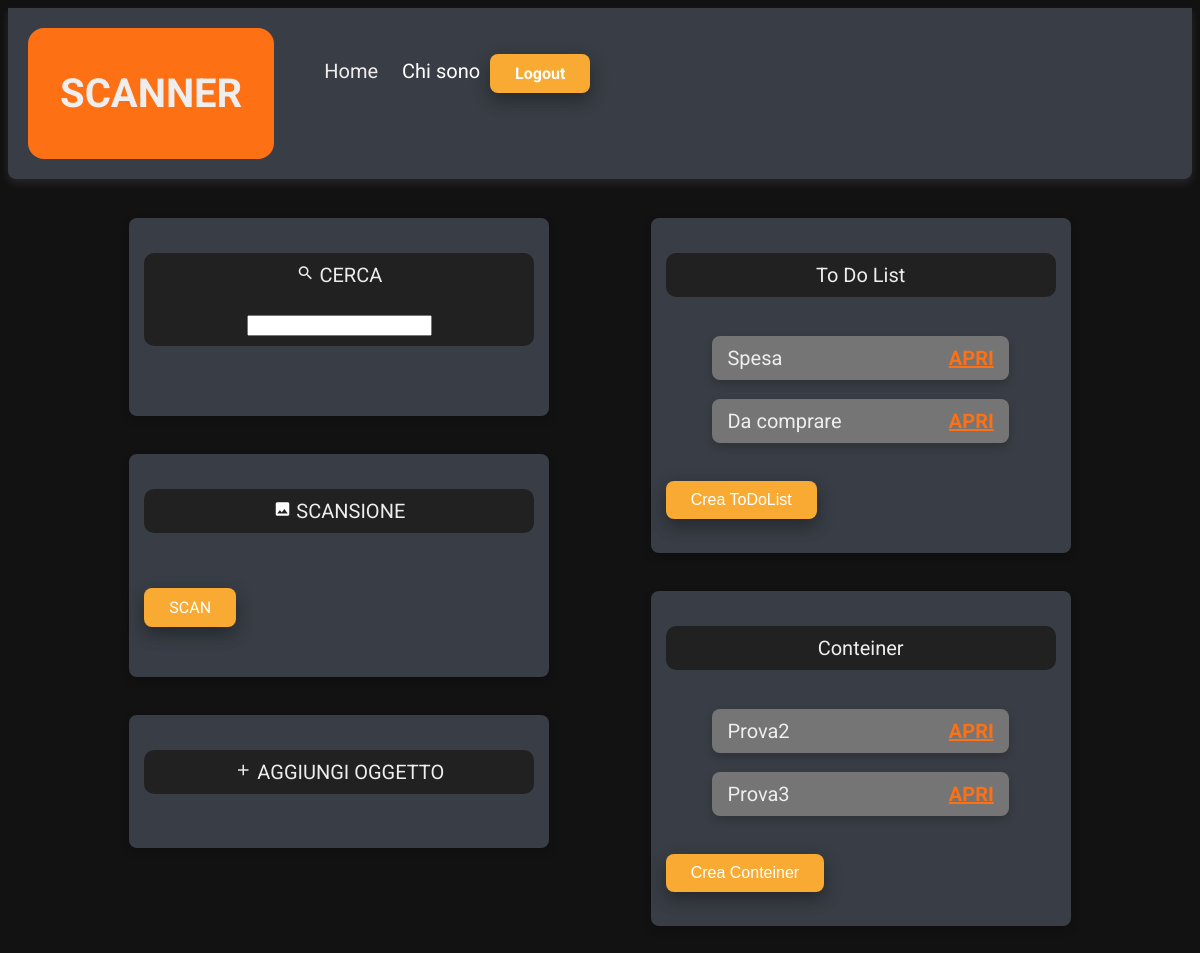
The app's page /HOME/home.php (signed in) with its own data.
### tables this page shows
CREATE TABLE `ListaToDo` (
  `id` int(20) NOT NULL,
  `nome` varchar(40) DEFAULT NULL,
  `data_creazione` date DEFAULT NULL,
  `descrizione` varchar(200) DEFAULT NULL,
  `id_UtenteRegistrato` int(11) NOT NULL
);

CREATE TABLE `ListaImmagazzinamento` (
  `id` int(20) NOT NULL,
  `nome` varchar(40) DEFAULT NULL,
  `descrizione` varchar(200) DEFAULT NULL,
  `id_UtenteRegistrato` int(11) NOT NULL
);

### HOME/home.php (the view, shortened to what this page needs)
<?php
require "../Setup/config.php";
$id=$_SESSION["id"];
if(isset($_SESSION["loggedin"]) && $_SESSION["loggedin"] === true){
  $home="home.php";
  $log= "Logout";
}
else {
$home="../index.php";
$log= "Login";
}
$query="SELECT *
  FROM ListaToDo, Registrato
  WHERE ListaToDo.id_UtenteRegistrato = Registrato.id_Utente
  AND id_Utente = '$id'  ";
if (!$result= mysqli_query($link, $query)) {
  return "error";
}
$temparray = array();
while ($row = mysqli_fetch_assoc($result)) {
   $temparray[] = $row;
}
$query="SELECT *
  FROM ListaImmagazzinamento, Registrato
  WHERE ListaImmagazzinamento.id_UtenteRegistrato = Registrato.id_Utente
  AND id_Utente = '$id'  ";
if (!$result= mysqli_query($link, $query)) {
  return "error";
}
$contarray = array();
while ($row = mysqli_fetch_assoc($result)) {
   $contarray[] = $row;
}
?>
<!DOCTYPE html>
<html lang="en">
  <head>
    <link
      rel="stylesheet"
      href="https://cdnjs.cloudflare.com/ajax/libs/meyer-reset/2.0/reset.min.css"
    />
    <link rel="stylesheet/less" type="text/css" href="../CSS/styles.less" />
    <link rel="stylesheet" href="../CSS/style.css?v=3.4.1" />
  </head>
  <body onload="setHandlersHOME()">
    <header class="headercard">
      <div class="logo intro-text">
        <a href="../index.php" id="logo"><h1>SCANNER</h1></a>
      </div>
      <div class="union">
        <ul class="menu">
          <li class="">
            <a href= <?php echo $home; ?>>
              <span style="" class="normal-text white-text">Home</span>
            </a>
          </li>
          <li><a href="../Contact.php"  class="normal-text white-text">Chi sono</a></li>
        </ul>
        <h3><a href="../Login/logout.php" class="buttonBase login"><?php echo $log; ?></a></h3>
      </div>
    </header>
    <main id="main">
    <div id="base">
      <br>
      <div class="card">
        <p class="titolocard normal-text">
        <span class="material-icons md-18">search</span>
        CERCA
          <br>
          <br>
          <input type="text" required="" name="cerca" id="boxCerca" class="boxCerca" oninput="search(this.value,'misto')"></input>
        </p>
        <br>
      </div>
  	  <br>
      <br>
      <div class="card">
            <p class="normal-text titolocard">
                <span class="material-icons md-18" onclick="displayMODIFICA('risultato')" style="margin-top:px; color:white;">image </span>
                <span class="normal-text" onclick="displayMODIFICA('risultato')" style=" font-family: 'Roboto', 'sans-serif';">SCANSIONE </span>
            </p>
            <br>
            <p>
            <a href="#" id="img" class="buttonBase" style="margin-top:px; color:white;">SCAN </a>
            </p>
            <br>
      </div>
      <br>
      <br>
      <div class="card">
          <form action="home.php" novalidate method="post" class="normal-text white-text">
            	<p class='titolocard normal-text white-text' onclick="displayMODIFICA('aggiungi')">
                <span class="material-icons md-18" >
                </span>
                <span class="white-text" >AGGIUNGI OGGETTO</span>
              </p>
          </form>
      </div>
      <br>
    </div>
      <div id="liste">
        <br>
        <div class="card">
          <p class="titolocard normal-text" onclick="displayMODIFICA('ToDoList')">To Do List</p>
          <div class="link" id="ToDoList">
          <br>
            <?php
              for ($i=0; $i < count($temparray); $i++) {
                echo '<div class="todolist normal-text white-text" style="display:flex; justify-content:space-between">'
                      ."<div>"
                      .$temparray[$i]['nome']
                      ."</div>"
                      ."<div>"
                      .'<a class="normal-text white-text" href="ToDoList.php?listatodo='
                      .$temparray[$i]['id'].'"> APRI</a>'
                      ."</div>"
                      ."</div>";
                echo "<br>";
              }
            ?>
            <br>
          <button class="buttonBase" onclick="displayMODIFICA('creaToDoList')">Crea ToDoList</button>
          </div>
        </div>
        <br>
        <br>
        <div class="card">
          <p class="titolocard normal-text" onclick="displayMODIFICA('Conteiner')">Conteiner</p>
          <div class="link" id="Conteiner">
          <br>
            <?php
              for ($i=0; $i < count($contarray); $i++) {
                echo '<div class="todolist normal-text white-text" style="display:flex; justify-content:space-between">'
                      ."<div>"
                      .$contarray[$i]['nome']
                      ."</div>"
                      ."<div>"
                      .'<a class="normal-text white-text" href="Conteiner.php?id='
                      .$contarray[$i]['id'].'"> APRI</a>'
                      ."</div>"
                      ."</div>";
                echo "<br>";
              }
            ?>
          <br>
          <button class="buttonBase" onclick="displayMODIFICA('creaConteiner')">Crea Conteiner</button>
          </div>
        </div>
        <br>
      </div>
     </main>
</body>
</html>

### CSS/style.css (style rules this page uses)
body { font-family: "Roboto", sans-serif; font-size: 16px; background-color: #121212; }
a { text-decoration: none; }
h1, h2, h3, h4, h5, p { color: #eeeeee; }
.white-text { color: #eeeeee; }
.normal-text { font-size: 20px; }
.intro-text { text-transform: uppercase; font-size: 20px; font-weight: bold; }
.material-icons.md-18 { font-size: 18px; }
.buttonBase { background-color: #f9aa33; box-shadow: 0 8px 16px 0 rgba(0, 0, 0, 0.2), 0 6px 20px 0 rgba(0, 0, 0, 0.19); border: none; border-radius: 8px; color: white; padding: 10px 25px; text-align: center; text-decoration: none; display: inline-block; font-size: 16px; transition-duration: 0.4s; }
.card { background-color: #393e46; box-shadow: 0 4px 8px 0 rgba(0, 0, 0, 0.2); transition: 0.3s; padding: 15px; width: 420px; border-radius: 8px; height: fit-content; }
.titolocard { text-align: center; background-color: #212121; padding: 10px 15px; border-radius: 10px; }
.headercard { background-color: #393e46; box-shadow: 0 4px 8px 0 rgba(124, 124, 124, 0.2); width: 100%; border-radius: 0px 0px 8px 8px; }
.todolist { background-color: #757575; box-shadow: 0 4px 8px 0 rgba(0, 0, 0, 0.2); transition: 0.3s; padding: 10px 15px; margin: 0px 12% 0px 12%; border-radius: 8px; display: flex; justify-content: space-between; }
header { width: 100%; top: 0; left: 0; padding: 20px; display: flex; position: -webkit-sticky; position: sticky; }
.logo { background-color: #fd7014; border: none; border-radius: 16px; color: white; padding: 15px 32px; text-decoration: none; display: inline-block; text-align: center; }
.menu { width: 100%; }
.menu li { display: inline-block; }
.menu li a { color: #ffffff; padding: 10px; padding-top: 15px; display: block; }
.union { display: flex; }
.login { align-items: flex-end; right: 25%; margin-top: 7px; }
main { margin: 20px; display: flex; justify-content: space-evenly; }
.link a:link { text-decoration: underline; font-weight: bold; color: #fd7014; }
*, *:before, *:after { -webkit-box-sizing: border-box; -moz-box-sizing: border-box; box-sizing: border-box; }

### records on screen
listatodo: nome "Spesa"
listatodo: nome "Da comprare"
listaimmagazzinamento: nome "Prova2"
listaimmagazzinamento: nome "Prova3"

### other values on screen
$log "Logout"
